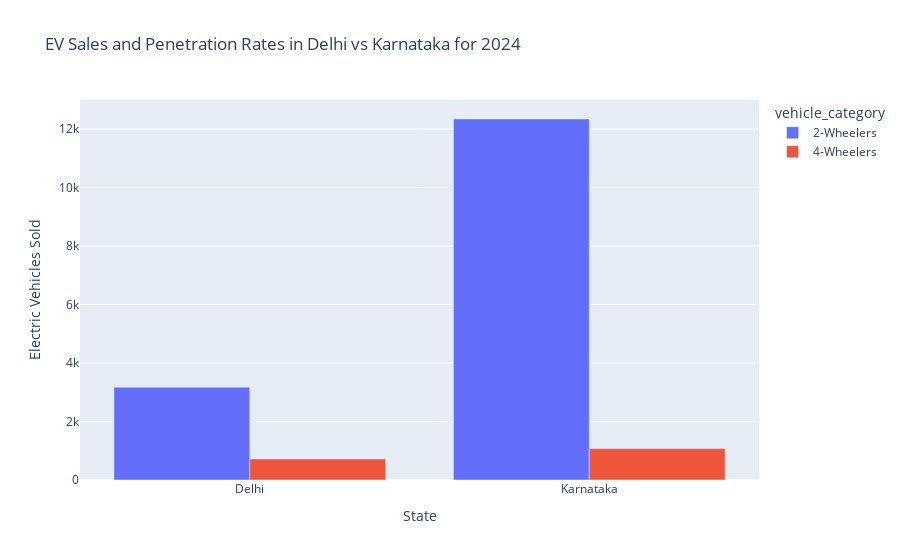

Notebook source saved alongside this figure:
### Code cell
# 5. How do the EV sales and penetration rates in Delhi compare to Karnataka for 2024?

# Calculate sales and penetration rates for Delhi and Karnataka for 2024
delhi_karnataka_2024 = fy_2024[fy_2024['state'].isin(['Delhi', 'Karnataka'])].groupby(['state', 'vehicle_category'])[['electric_vehicles_sold', 'penetration_rate']].mean().reset_index()


fig_delhi_kar = px.bar(delhi_karnataka_2024, x='state', y='electric_vehicles_sold', color='vehicle_category',
                       title='EV Sales and Penetration Rates in Delhi vs Karnataka for 2024',
                       labels={'electric_vehicles_sold': 'Electric Vehicles Sold', 'state': 'State'},
                       barmode='group')
fig_delhi_kar.show()

### Figure 1 — Plotly figure (JSON) as saved in the notebook; plotly's stock layout.template omitted (floating-point values rounded to 4 significant figures)
{"data": [{"alignmentgroup": "True", "hovertemplate": "vehicle_category=2-Wheelers<br>State=%{x}<br>Electric Vehicles Sold=%{y}<extra></extra>", "legendgroup": "2-Wheelers", "marker": {"color": "#636efa", "pattern": {"shape": ""}}, "name": "2-Wheelers", "offsetgroup": "2-Wheelers", "orientation": "v", "showlegend": true, "textposition": "auto", "type": "bar", "x": ["Delhi", "Karnataka"], "xaxis": "x", "y": [3174.0, 12340.0], "yaxis": "y"}, {"alignmentgroup": "True", "hovertemplate": "vehicle_category=4-Wheelers<br>State=%{x}<br>Electric Vehicles Sold=%{y}<extra></extra>", "legendgroup": "4-Wheelers", "marker": {"color": "#EF553B", "pattern": {"shape": ""}}, "name": "4-Wheelers", "offsetgroup": "4-Wheelers", "orientation": "v", "showlegend": true, "textposition": "auto", "type": "bar", "x": ["Delhi", "Karnataka"], "xaxis": "x", "y": [719.2, 1073.0], "yaxis": "y"}], "layout": {"barmode": "group", "legend": {"title": {"text": "vehicle_category"}, "tracegroupgap": 0}, "title": {"text": "EV Sales and Penetration Rates in Delhi vs Karnataka for 2024"}, "xaxis": {"anchor": "y", "domain": [0, 1], "title": {"text": "State"}}, "yaxis": {"anchor": "x", "domain": [0, 1], "title": {"text": "Electric Vehicles Sold"}}}}
